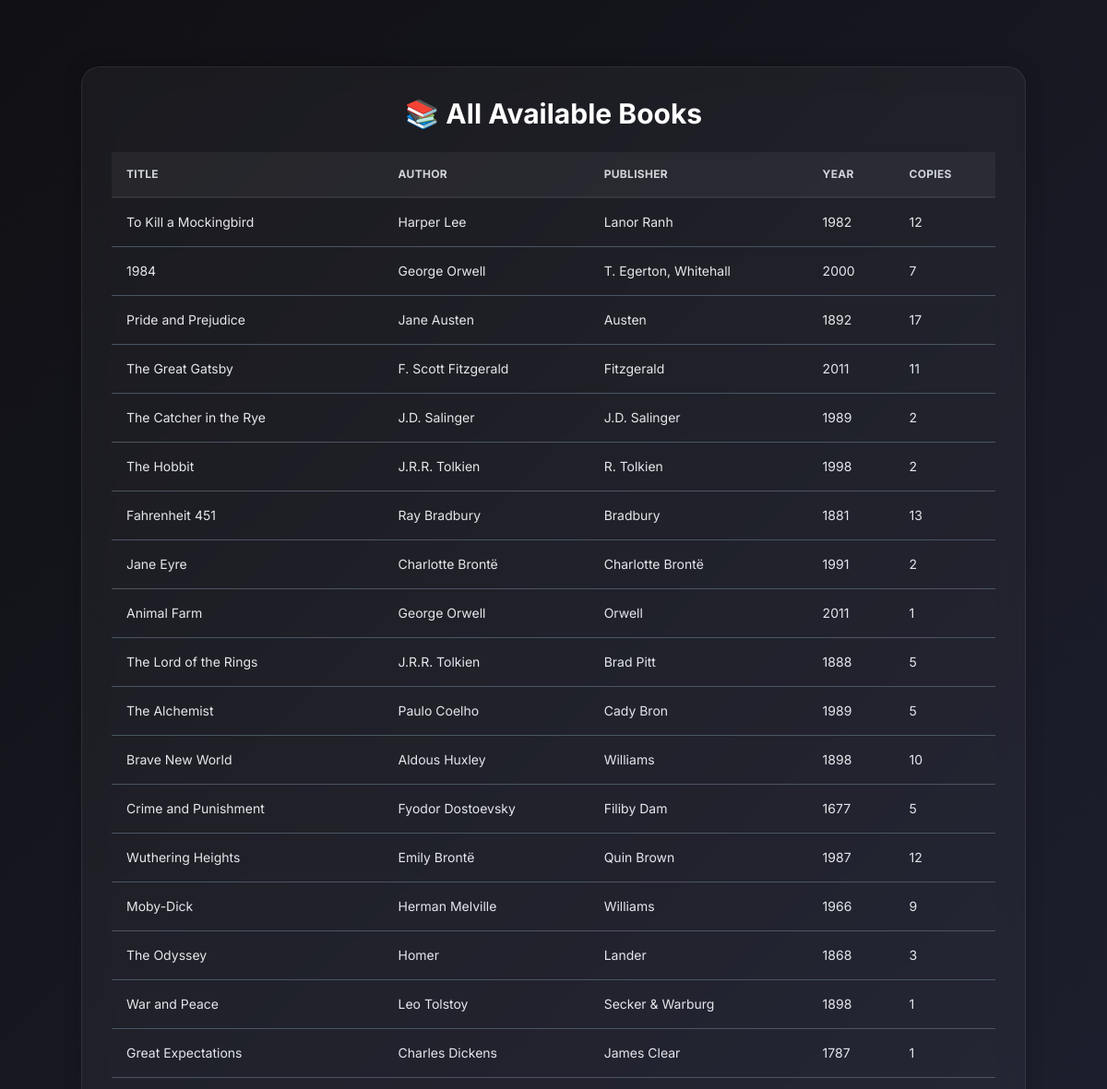
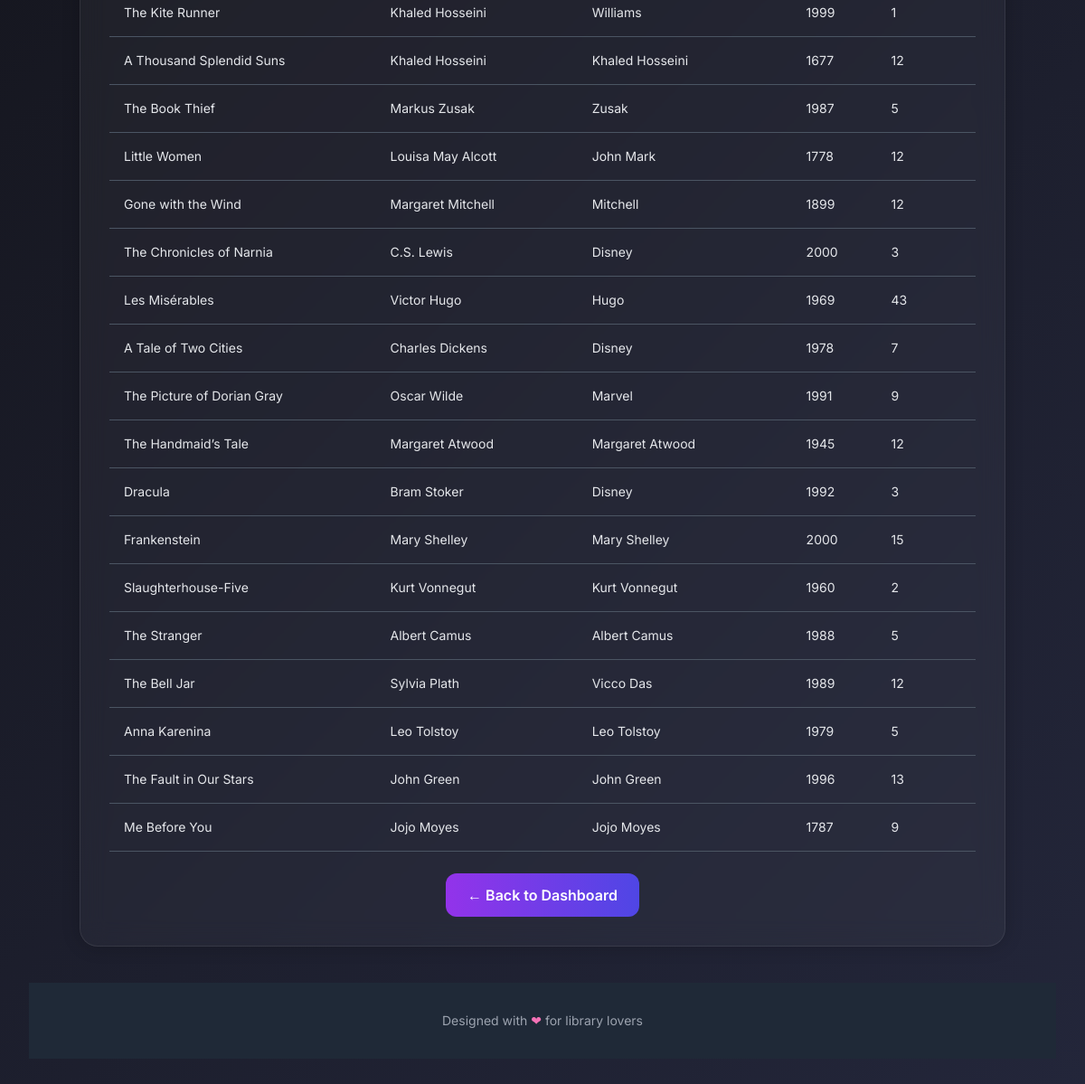
The page /user/books/ (signed in) on the database as committed earlier (2 pictures, top to bottom).
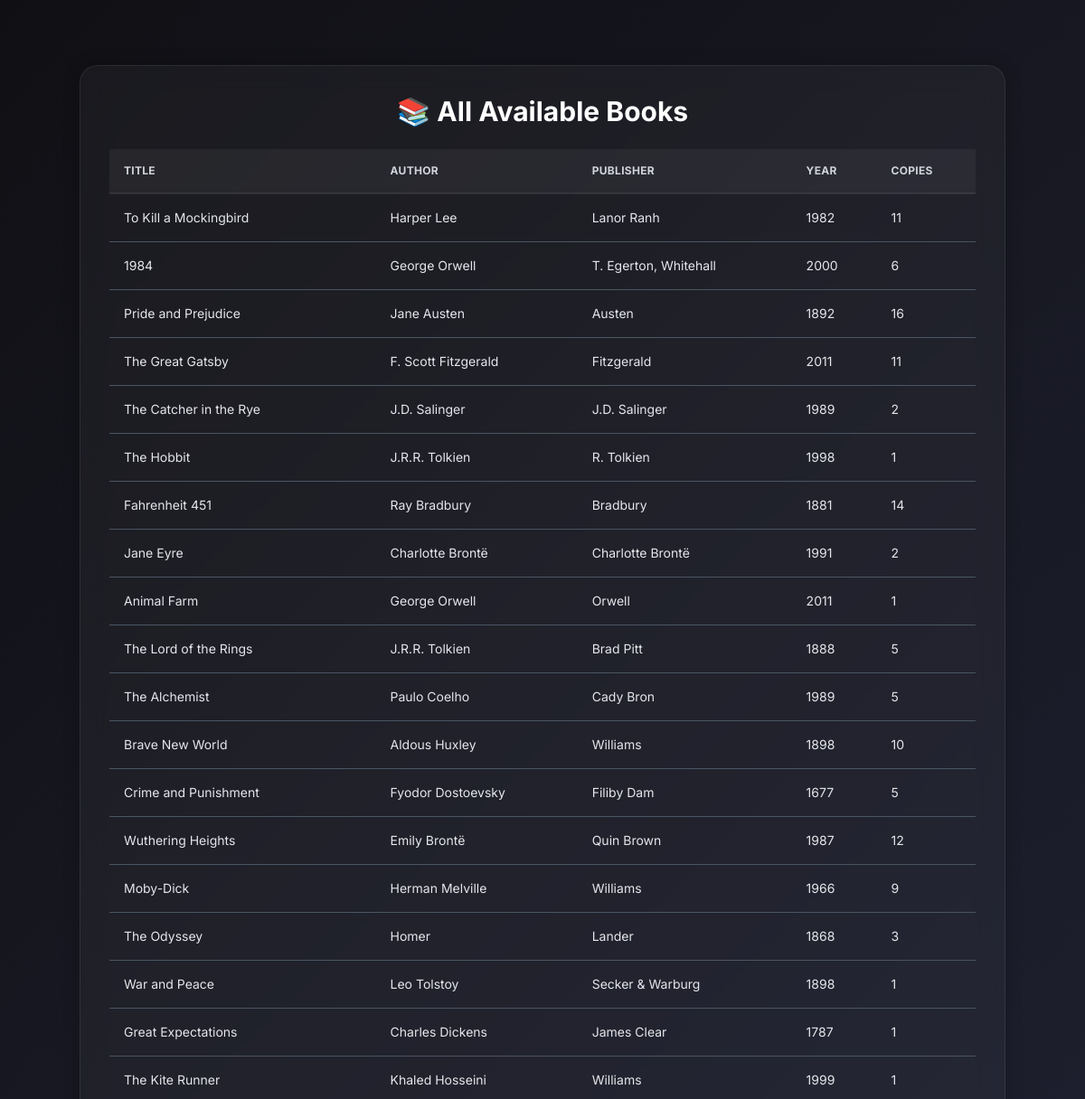
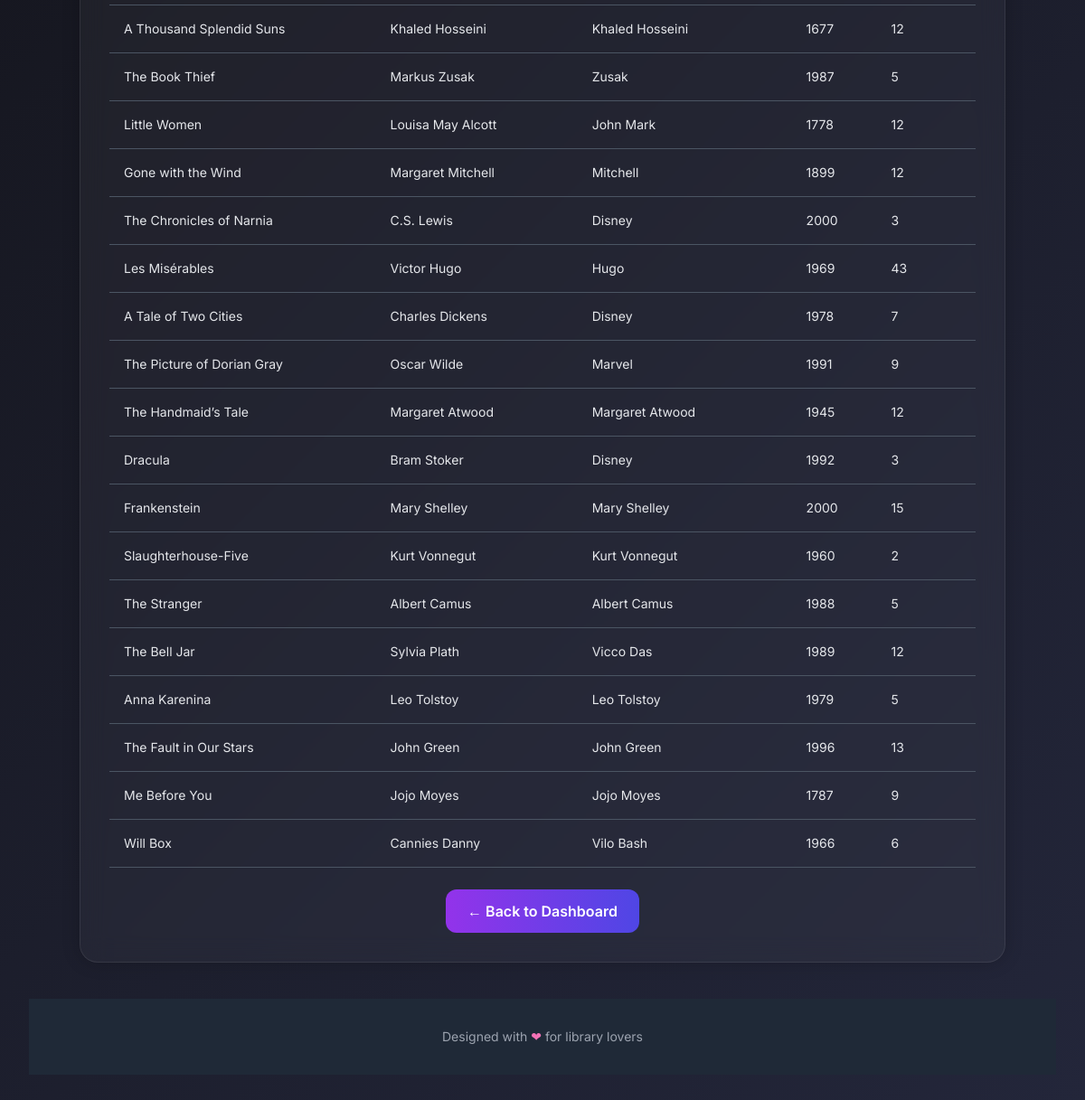
The same page on the database as committed later (2 pictures, top to bottom).
### books/models.py (models this page shows, shortened)
class Book(models.Model):
    title = models.CharField(max_length=200)
    author = models.CharField(max_length=100)
    publisher = models.CharField(max_length=100)
    publication_year = models.IntegerField()
    summary = models.TextField()
    available_copies = models.IntegerField(default=1)
    borrow_count = models.IntegerField(default=0)
    summary_embedding = models.JSONField(null=True, blank=True)
    rack_number = models.CharField(max_length=10, blank=True, null=True)
    shelf_number = models.CharField(max_length=10, blank=True, null=True)

### books/views.py (the view)
# urls.py: path('user/books/', views.view_books, name='view_books'),
def view_books(request):
    if request.session.get('role') != 'user':
        return redirect('login')
    books = Book.objects.all().select_related()
    book_locations = {loc.book_id: loc for loc in BookLocation.objects.all()}
    return render(request, 'user/view_books.html', {
        'books': books,
        'locations': book_locations
    })

### books/templates/user/view_books.html (shortened to what this page needs)
<!DOCTYPE html>
<html lang="en">
<head>
    <script src="https://cdn.tailwindcss.com"></script>
</head>
<body>
    <div class="max-w-5xl mx-auto glass p-8 mt-10">
        <h1 class="text-3xl font-bold text-center mb-6 text-white">📚 All Available Books</h1>
        <div class="overflow-x-auto">
            <table class="text-sm">
                <thead>
                    <tr class="text-gray-300 uppercase text-xs tracking-wide">
                        <th>Title</th>
                        <th>Author</th>
                        <th>Publisher</th>
                        <th>Year</th>
                        <th>Copies</th>
                    </tr>
                </thead>
                <tbody>
                    {% for book in books %}
                    <tr class="border-b border-gray-600 text-gray-200">
                        <td>{{ book.title }}</td>
                        <td>{{ book.author }}</td>
                        <td>{{ book.publisher }}</td>
                        <td>{{ book.publication_year }}</td>
                        <td>{{ book.available_copies }}</td>
                    </tr>
                    {% empty %}
                    <tr>
                        <td colspan="5" class="text-center text-gray-400 py-4">No books available.</td>
                    </tr>
                    {% endfor %}
                </tbody>
            </table>
        </div>
        <div class="text-center mt-6">
            <a href="{% url 'user_dashboard' %}" class="inline-block px-6 py-3 text-white rounded-xl bg-gradient-to-r from-purple-600 to-indigo-600 hover:from-indigo-700 hover:to-purple-700 transition font-semibold">← Back to Dashboard</a>
        </div>
    </div>
    <footer class="bg-gray-800 text-white py-8 mt-10">
        <div class="max-w-5xl mx-auto px-4">
            <div class="text-center">
                <p class="text-sm text-gray-400">Designed with <span class="text-pink-400 animate-pulse inline-block">&#10084;</span> for library lovers</p>
            </div>
        </div>
    </footer>
</body>
</html>

Rows that differ between the two databases and show on the page:
changed Book "To Kill a Mockingbird": available_copies "12" → "11"
changed Book "T. Egerton, Whitehall": available_copies "7" → "6"
changed Book "Pride and Prejudice": available_copies "17" → "16"
changed Book "The Hobbit": available_copies "2" → "1"
changed Book "Fahrenheit 451": available_copies "13" → "14"
added Book: title "Will Box", author "Cannies Danny", publisher "Vilo Bash", publication_year "1966", available_copies "6"
